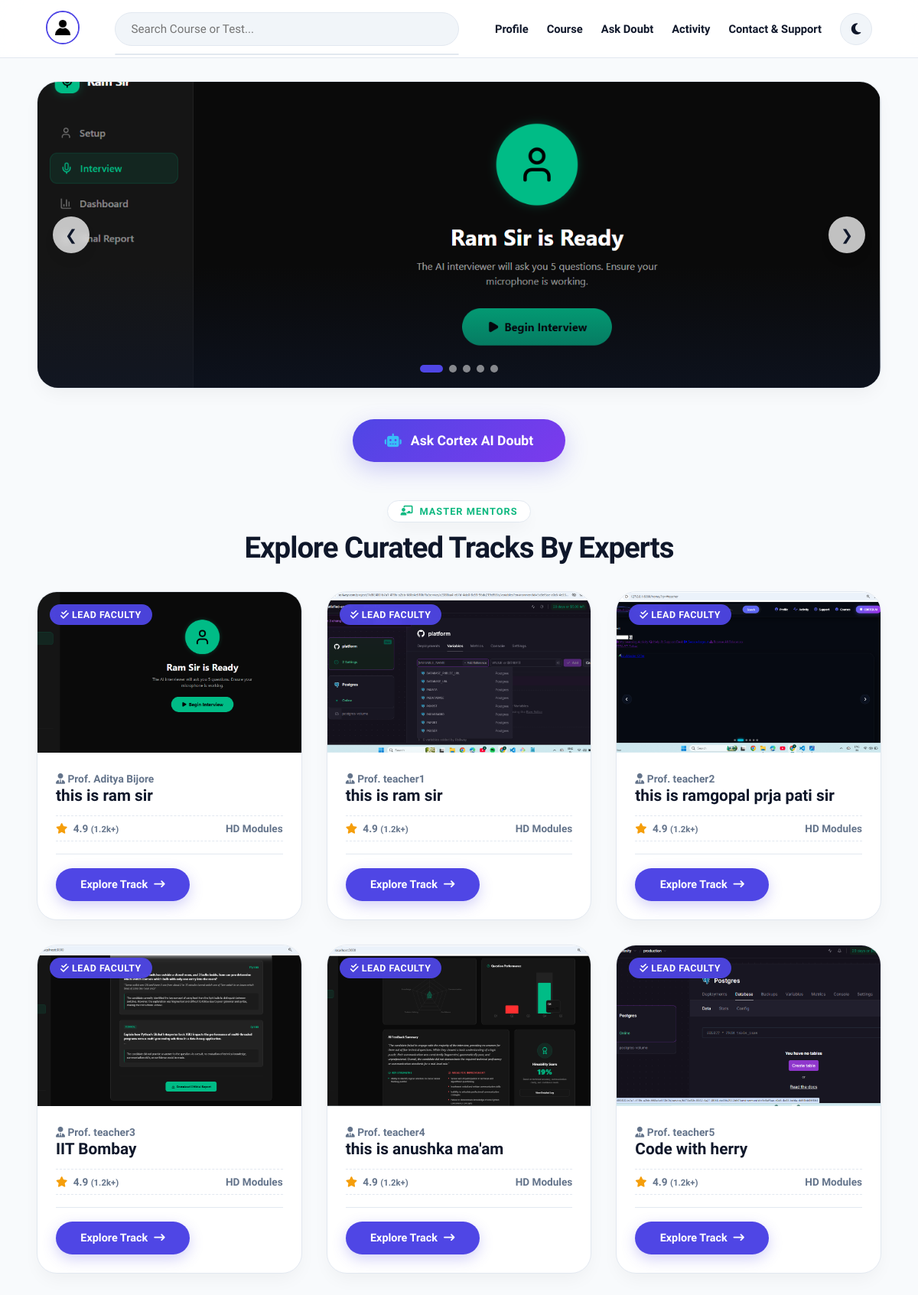
/home/, run on the app's committed database.
### frontend/models.py (models this page shows, shortened)
class Slide(models.Model):
    title = models.CharField(
        max_length=100,
        blank=True
    )
    section_id = models.CharField(
        max_length=100
    )
    image = models.ImageField(
        upload_to="slides/"
    )
    is_active = models.BooleanField(
        default=True
    )
    created_at = models.DateTimeField(
        auto_now_add=True
    )
    class Meta:
        ordering = ["id"]

class Teacher(models.Model):
    name = models.CharField(
        max_length=100
    )
    image = models.ImageField(
        upload_to="teachers/",
        blank=True,
        null=True
    )
    contain = models.CharField(
        max_length=500
    )

### frontend/views.py (the view, shortened to what this page needs)
def home_view(request):
    slides = Slide.objects.all().order_by("id")
    teachers = Teacher.objects.all()
    profile = None
    purchased_ids = []
    query = request.GET.get("q")
    courses = Course.objects.none()
    if query:
        courses = Course.objects.filter(
            Q(course_name__icontains=query) |
            Q(description__icontains=query)
        )
    return render(
        request,
        "home.html",
        {
            "slides": slides,
            "teacher": teachers,
            "courses": courses,
            "profile": profile,
            "purchased_ids": purchased_ids,
        }
    )

### frontend/templates/home.html (shortened to what this page needs)
<!DOCTYPE html>
<html lang="en">
<head>
    {% load static %}
    <link rel="stylesheet" href="{% static 'css/home.css' %}">
    <link rel="stylesheet" href="https://cdnjs.cloudflare.com/ajax/libs/font-awesome/6.5.1/css/all.min.css">
</head>
<body>
<header>
    <div class="profile-photo">
    {% if user.is_authenticated %}
        <a href="{% url 'profile' %}">
            {% if profile.profile_image %}
                <img src="{{ profile.profile_image.url }}" alt="Profile">
            {% else %}
                <img src="{% static 'images/default-profile.png' %}" alt="Default">
            {% endif %}
        </a>
    {% else %}
        <a href="#" onclick="showLoginPopup(); return false;">
            <img src="{% static 'images/default-profile.png' %}" alt="Login">
        </a>
    {% endif %}
    </div>
     <div class="search-bar">
        <input type="text" id="searchInput" placeholder="Search Course or Test..." autocomplete="off">
        <div id="suggestions"></div>
    </div>
     <div class="right">
        {% if user.is_authenticated %}
            <a href="{% url 'profile' %}">Profile</a>
        {% else %}
            <a href="#" onclick="showLoginPopup(); return false;">Profile</a>
        {% endif %}
        <a href="#teacher">Course</a>
        <a href="{% url 'doubt' %}">Ask Doubt</a>
        {% if user.is_authenticated %}
            <a href="{% url 'activity' %}">Activity</a>
        {% else %}
            <a href="#" onclick="showLoginPopup(); return false;">Activity</a>
        {% endif %}
        {% if user.is_authenticated %}
            <a href="{% url 'contact_support' %}">Contact & Support</a>
        {% else %}
            <a href="#" onclick="showSupportPopup(); return false;">Contact & Support</a>
        {% endif %}
        <button id="themeToggle" class="theme-btn" title="Toggle Theme">
            <i class="fa-solid fa-moon"></i>
        </button>
    </div>
</header>
<main>
    <div class="slider">
        <div class="slides" id="slides">
            {% for slide in slides %}
            <div class="slide">
                <div class="slide-card-wrap">
                    <a href="#{{ slide.section_id }}">
                        <img src="{{ slide.image.url }}" alt="Hero Slide">
                    </a>
                </div>
            </div>
            {% endfor %}
        </div>
        <button class="slider-btn prev" onclick="prevSlide()">&#10094;</button>
        <button class="slider-btn next" onclick="nextSlide()">&#10095;</button>
        <div class="dots" id="dots"></div>
    </div>
    <div class="doubt" id="doubt">
        <a href="{% url 'doubt' %}">
            <button class="doubt-cta-btn">
                <i class="fa-solid fa-robot pulse-icon"></i> Ask Cortex AI Doubt
            </button>
         </a>
    </div>
     <div class="teach" id="teacher">
        <div class="sec-header-center">
            <span class="hero-sub"><i class="fa-solid fa-chalkboard-user"></i> Master Mentors</span>
            <h2>Explore Curated Tracks By Experts</h2>
        </div>
        <div class="teacher-grid">
            {% for data in teacher %}
            <div class="teacher-box" id="{{data.name}}">
                <div class="t-thumb-wrapper">
                    <span class="module-lead-badge"><i class="fa-solid fa-check-double"></i> Lead Faculty</span>
                    {% if data.image %}
                        <img src="{{ data.image.url }}" alt="{{ data.name }}">
                    {% else %}
                        <img src="{% static 'images/default-profile.png' %}" alt="Default Teacher">
                    {% endif %}
                </div>
                <div class="t-card-body">
                    <span class="t-faculty-name"><i class="fa-solid fa-user-tie text-primary"></i> Prof. {{ data.name|default:"Lead Mentor" }}</span>
                    <h3>{{data.contain}} </h3>
                    <div class="t-meta-row">
                        <span class="rating-badge">
                            <i class="fa-solid fa-star text-amber"></i> {{ data.rating|default:"4.9" }} <small>(1.2k+)</small>
                        </span>
                        <span class="verified-tag">HD Modules</span>
                    </div>
                    <div class="btn-action-area">
                        <a href="{% url 'teacher_courses' data.id %}">
                            <button class="explore-t-btn">
                                <span>Explore Track</span> <i class="fa-solid fa-arrow-right-long"></i>
                            </button>
                        </a>
                    </div>
                </div>
            </div>
            {% endfor %}
        </div>
    </div>
</main>
</body>
</html>

### data on the page
Slide: image (picture)
Teacher: image (picture), name "Aditya Bijore", contain "this is ram sir", rating "4.9"
Teacher: image (picture), name "teacher1", contain "this is ram sir", rating "4.9"
Teacher: image (picture), name "teacher2", contain "this is ramgopal prja pati sir", rating "4.9"
Teacher: image (picture), name "teacher3", contain "IIT Bombay", rating "4.9"
Teacher: image (picture), name "teacher4", contain "this is anushka ma'am", rating "4.9"
Teacher: image (picture), name "teacher5", contain "Code with herry", rating "4.9"
